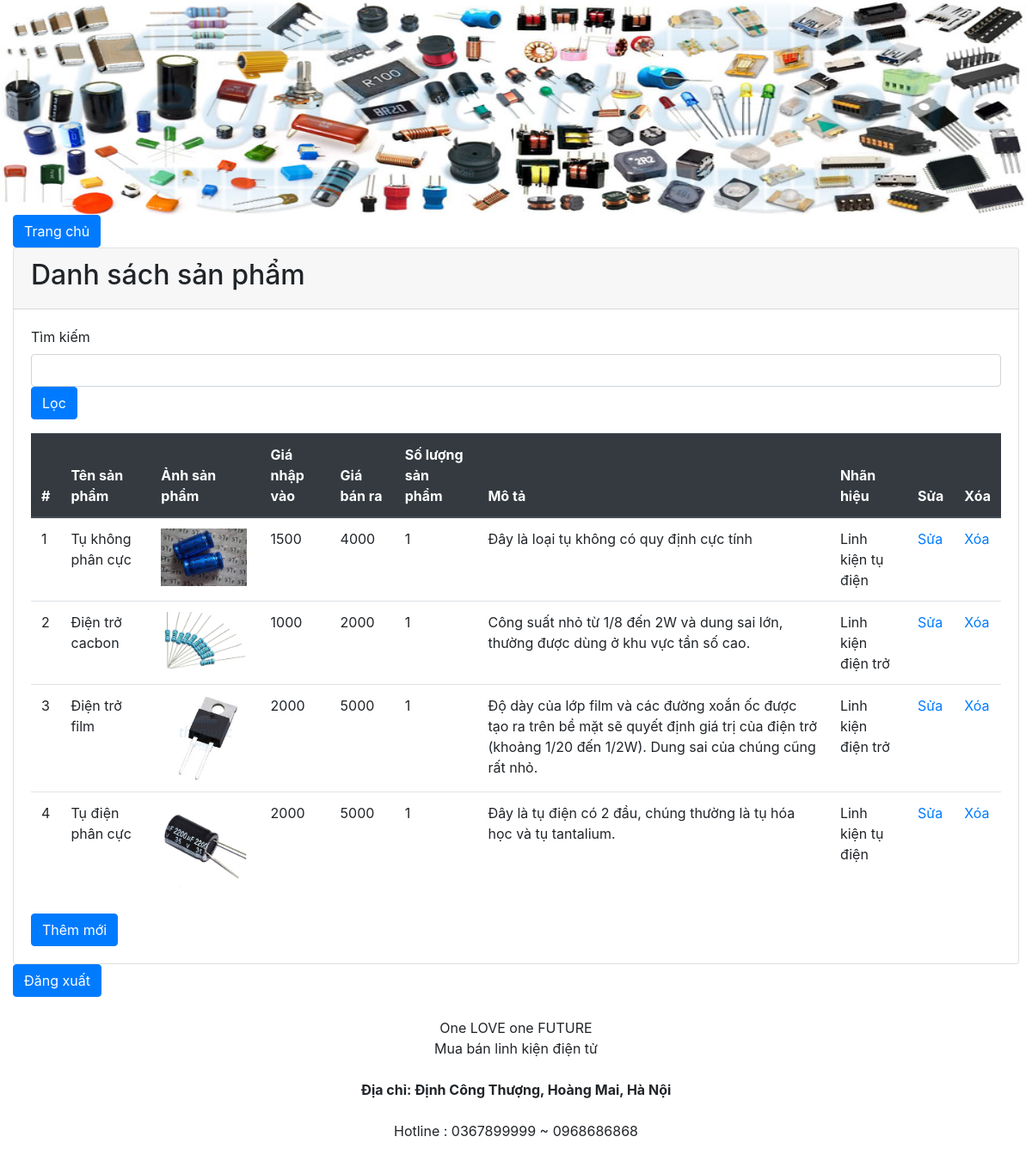
The app's page /index.php?page_layout=danhsach (signed in) with its own data.
### tables this page shows
CREATE TABLE `products` (
  `prd_id` int(11) NOT NULL,
  `prd_name` varchar(255) NOT NULL,
  `image` char(50) NOT NULL,
  `price` int(10) NOT NULL,
  `price_in` int(11) NOT NULL,
  `quantity` int(10) NOT NULL,
  `description` varchar(500) NOT NULL,
  `brand_id` int(10) NOT NULL
);

CREATE TABLE `brands` (
  `brand_id` int(10) NOT NULL,
  `brand_name` varchar(255) NOT NULL
);

### sanpham/danhsach.php (the view, shortened to what this page needs)
<?php
	$sql = "SELECT * FROM products inner join brands on products.brand_id = brands.brand_id ";
	$query = mysqli_query($connect, $sql);
 ?>
<div class="container-fluid">
	<a class="btn btn-primary" href="index.php?page_layout=home">Trang chủ</a>
	<div class="card">
		<div class="card-header">
			<h2>Danh sách sản phẩm</h2>
		</div>
		<div class="card-body">
			<form action="index.php?page_layout=danhsach" method = "POST">
					<div class="form-group">
						<label for="keyword">Tìm kiếm</label>
						<input type="text" class = "form-control" name= "keyword">
						<button type  = "submit" name = "submit" class = "btn btn-primary">Lọc</button>
					</div>
			</form>
			<table class="table">
				<thead class = "thead-dark">
					<tr>
						<th>#</th>
						<th>Tên sản phẩm</th>
						<th>Ảnh sản phẩm</th>
						<th>Giá nhập vào</th>
						<th>Giá bán ra</th>
						<th>Số lượng sản phẩm</th>
						<th>Mô tả</th>
						<th>Nhãn hiệu</th>
						<th>Sửa</th>
						<th>Xóa</th>
					</tr>
				</thead>
				<tbody>
					<?php
					$i = 1;
						while ($row = mysqli_fetch_assoc($query)){?>
							<tr>
								<td><?php echo $i++; ?></th>
								<td><?php echo $row['prd_name']; ?></td>
								<td>
									<img style="width: 100px;" src="img/<?php echo $row['image']; ?> ">
								</td>
								<td><?php echo $row['price_in']; ?></td>
								<td><?php echo $row['price']; ?></td>
								<td><?php echo $row['quantity']; ?></td>
								<td><?php echo $row['description']; ?></td>
								<td><?php echo $row['brand_name']; ?></td>
								<td>
									<a href="index.php?page_layout=sua&id=<?php echo $row['prd_id']; ?>">Sửa</a>
								</td>
								<td>
									<a onclick="return Del('<?php echo $row['prd_name']; ?>')" href="index.php?page_layout=xoa&id=<?php echo $row['prd_id']; ?>">Xóa</a>
								</td>
							</tr>
						<?php } ?>
				</tbody>
			</table>
			<a class="btn btn-primary" href="index.php?page_layout=them">Thêm mới</a>
		</div>
	</div>
	<a class="btn btn-primary" href="logout.php">Đăng xuất</a>
</div>

### index.php (shortened to what this page needs)
<!DOCTYPE html>
<html lang="en">
<head>
	<img src="img/logo.jpg" width="1200px" height="250px"/>
	<link rel="stylesheet" href="bootstrap/css/bootstrap.min.css">
</head>
<body>
	<?php
		if (isset($_GET['page_layout'])){
			switch ($_GET['page_layout']){
				case 'danhsach':
					require_once 'sanpham/danhsach.php';
					break;
			}
			}else{
				require_once 'login.php';
		}
	 ?>
</body>
<footer align="center">
			<br />
			<marquee class="chuchay">One LOVE one FUTURE</marquee>
			<div>Mua bán linh kiện điện tử</a></div>
			<br />
			<b>Địa chỉ: Định Công Thượng, Hoàng Mai, Hà Nội</b>
			<br />
			<br />
			<p>Hotline : 0367899999 ~ 0968686868</p>
</footer>
</html>

### records on screen
products: prd_name "Tụ không phân cực", image (picture), price_in "1500", price "4000", quantity "1", description "Đây là loại tụ không có quy định cực tính", brand.brand_name "Linh kiện tụ điện"
products: prd_name "Điện trở cacbon", image (picture), price_in "1000", price "2000", quantity "1", description "Công suất nhỏ từ 1/8 đến 2W và dung sai lớn, thường được dùng ở khu vực tần số cao.", brand.brand_name "Linh kiện điện trở"
products: prd_name "Điện trở film", image (picture), price_in "2000", price "5000", quantity "1", description "Độ dày của lớp film và các đường xoắn ốc được tạo ra trên bề mặt sẽ quyết định giá trị của điện trở (khoảng 1/20 đến 1/2W). Dung sai của chúng cũng rất nhỏ.", brand.brand_name "Linh kiện điện trở"
products: prd_name "Tụ điện phân cực", image (picture), price_in "2000", price "5000", quantity "1", description "Đây là tụ điện có 2 đầu, chúng thường là tụ hóa học và tụ tantalium.", brand.brand_name "Linh kiện tụ điện"
